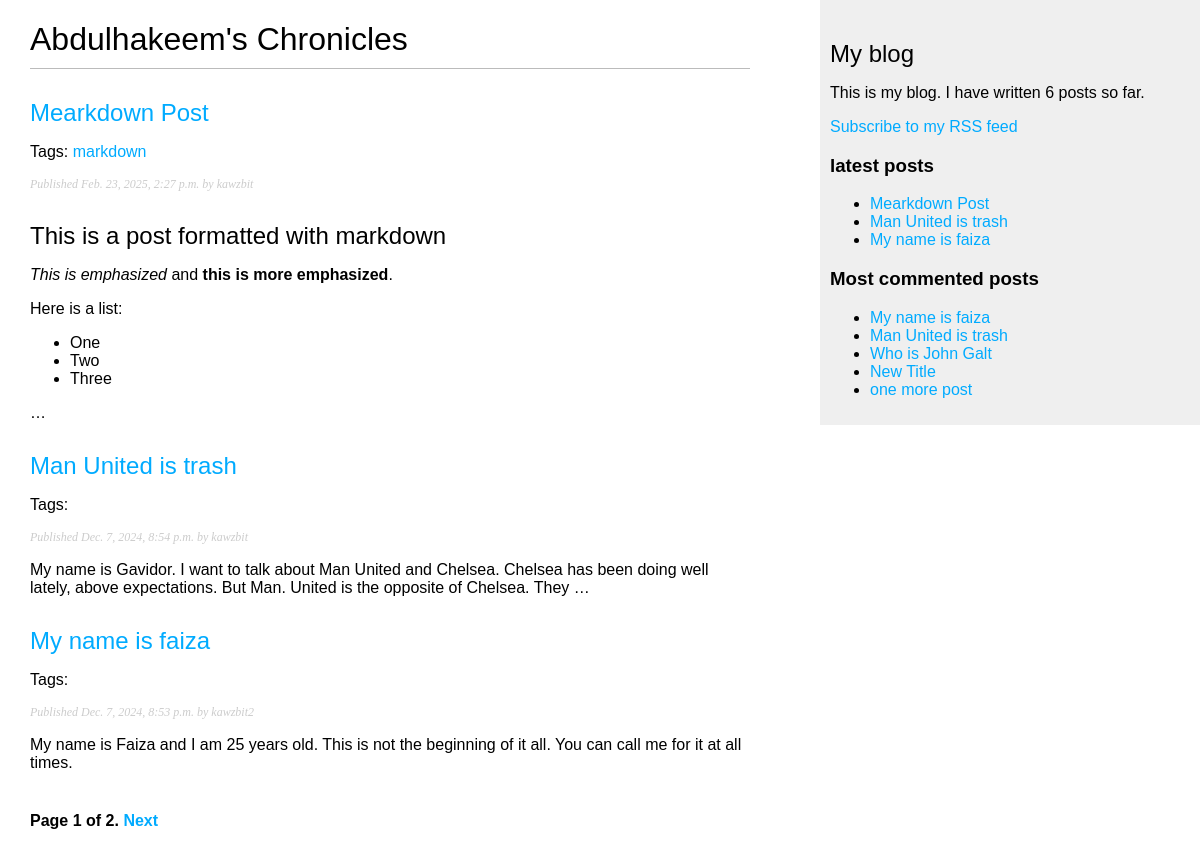
Screenshot of /blog/ with the database file from the repository.
### blog/models.py (models this page shows, shortened)
class Post(models.Model):
    class Status(models.TextChoices):
        DRAFT = "DF", "Draft"
        PUBLISHED = "PB", "Published"
    title = models.CharField(max_length=250)
    slug = models.SlugField(max_length=250, unique_for_date="publish")
    author = models.ForeignKey(
        settings.AUTH_USER_MODEL, on_delete=models.CASCADE, related_name="blog_posts"
    )
    tags = TaggableManager()
    body = models.TextField(default="")
    publish = models.DateTimeField(default=timezone.now)
    created = models.DateTimeField(auto_now_add=True)
    updated = models.DateTimeField(auto_now=True)
    status = models.CharField(max_length=2, choices=Status, default=Status.DRAFT)
    objects = models.Manager()
    published = PublishedManager()
    class Meta:
        ordering = ["-publish"]
        indexes = [
            models.Index(fields=["-publish"]),
        ]
    def get_absolute_url(self):
        return reverse(
            "blog:post_details",
            args=[self.publish.year, self.publish.month, self.publish.day, self.slug],
        )

### blog/views.py (the view)
# urls.py: path("", views.post_list, name="post_list"),
def post_list(request, tag_slug=None):
    post_list = Post.published.all()
    tag = None
    if tag_slug:
        tag = get_object_or_404(Tag, slug=tag_slug)
        post_list = post_list.filter(tags__in=[tag])
    paginator = Paginator(post_list, 3)
    page_number = request.GET.get("page", 1)
    try:
        posts = paginator.page(page_number)
    except PageNotAnInteger:
        posts = paginator.page(1)
    except EmptyPage:
        posts = paginator.page(paginator.num_pages)
    return render(request, "blog/post/list.html", {"posts": posts, "tag": tag})

### blog/models.py (called while the page is built)
    def get_queryset(self) -> models.QuerySet:
        return super().get_queryset().filter(status=Post.Status.PUBLISHED)

### blog/templatetags/blog_tags.py (called while the page is built)
@register.simple_tag
def total_posts():
    return Post.published.count()

@register.inclusion_tag("blog/post/latest_posts.html")
def show_latest_posts(count=5):
    latest_posts = Post.published.order_by("-publish")[:count]
    return {"latest_posts": latest_posts}

@register.simple_tag
def get_most_commented_posts(count=5):
    return Post.published.annotate(total_comments=Count("comments")).order_by(
        "-total_comments"
    )[:count]

@register.filter(name="markdown")
def markdown_format(text):
    return mark_safe(markdown.markdown(text))

### blog/templates/blog/post/list.html (shortened to what this page needs)
{% extends "blog/base.html" %}
{% load blog_tags %}
{% block content %}
<h1>Abdulhakeem's Chronicles</h1>
{% for post in posts %}
<h2>
  <a href="{{ post.get_absolute_url }}">
    {{ post.title }}
  </a>
</h2>
<p class="tags">
  Tags:
  {% for tag in post.tags.all %}
  <a href="{% url 'blog:post_list_by_tag' tag.slug %}">
    {{ tag.name }}
  </a>{% if not forloop.last %}, {% endif %}
  {% endfor %}
</p>
<p class="date">
  Published {{ post.publish }} by {{ post.author }}
</p>
{{ post.body|markdown|truncatewords_html:30 }}
{% endfor %}
{% include "pagination.html" with page=posts %}
{% endblock %}

### blog/templates/blog/base.html (shortened to what this page needs)
{% load blog_tags %}
{% load static %}
<!DOCTYPE html>
<html lang="en">
<head>
    <link href="{% static 'css/blog.css' %}" rel="stylesheet">
</head>
<body>
    <div id="content">
        {% block content %}
        {% endblock %}
    </div>
    <div id="sidebar">
        <h2>My blog</h2>
        <p>This is my blog.
            I have written {% total_posts %} posts so far.
        </p>
        <p>
            <a href="{% url 'blog:post_feed' %}">
                Subscribe to my RSS feed
            </a>
        </p>
        <h3>latest posts</h3>
        {% show_latest_posts 3 %}
        <h3>Most commented posts</h3>
        {% get_most_commented_posts as most_commented_posts %}
        <ul>
            {% for post in most_commented_posts %}
            <li>
                <a href="{{ post.get_absolute_url }}">{{ post.title }}</a>
            </li>
            {% endfor %}
        </ul>
    </div>
</body>
</html>

### blog/templates/blog/post/latest_posts.html
<ul>
    {% for post in latest_posts %}
    <li>
        <a href="{{ post.get_absolute_url }}">{{ post.title }}</a>
    </li>
    {% endfor %}
</ul>

### blog/static/css/blog.css (style rules this page uses)
body { margin:0; padding:0; font-family:helvetica, sans-serif; }
a { color:#00abff; text-decoration:none; }
h1 { font-weight:normal; border-bottom:1px solid #bbb; padding:0 0 10px 0; }
h2 { font-weight:normal; margin:30px 0 0; }
#content { float:left; width:60%; padding:0 0 0 30px; }
#sidebar { float:right; width:30%; padding:10px; background:#efefef; height:100%; }
p.date { color:#ccc; font-family: georgia, serif; font-size: 12px; font-style: italic; }

### rows the page displays
Post: title "Mearkdown Post", publish "Feb. 23, 2025, 2:27 p.m.", author "kawzbit", body "This is a post formatted with markdown This is emphasized and this is more emphasized . Here is a list: One Two Three …"
Tag: name "markdown"
Post: title "Man United is trash", publish "Dec. 7, 2024, 8:54 p.m.", author "kawzbit", body "My name is Gavidor. I want to talk about Man United and Chelsea. Chelsea has been doing well lately, above expectations. But Man. United is the opposite of Chelsea. They …"
Post: title "My name is faiza", publish "Dec. 7, 2024, 8:53 p.m.", author "kawzbit2", body "My name is Faiza and I am 25 years old. This is not the beginning of it all. You can call me for it at all times."
Post: title "Who is John Galt"
Post: title "New Title"
Post: title "one more post"

### other values shown
{{ page.number }} "1"
{{ page.paginator.num_pages }} "2"
